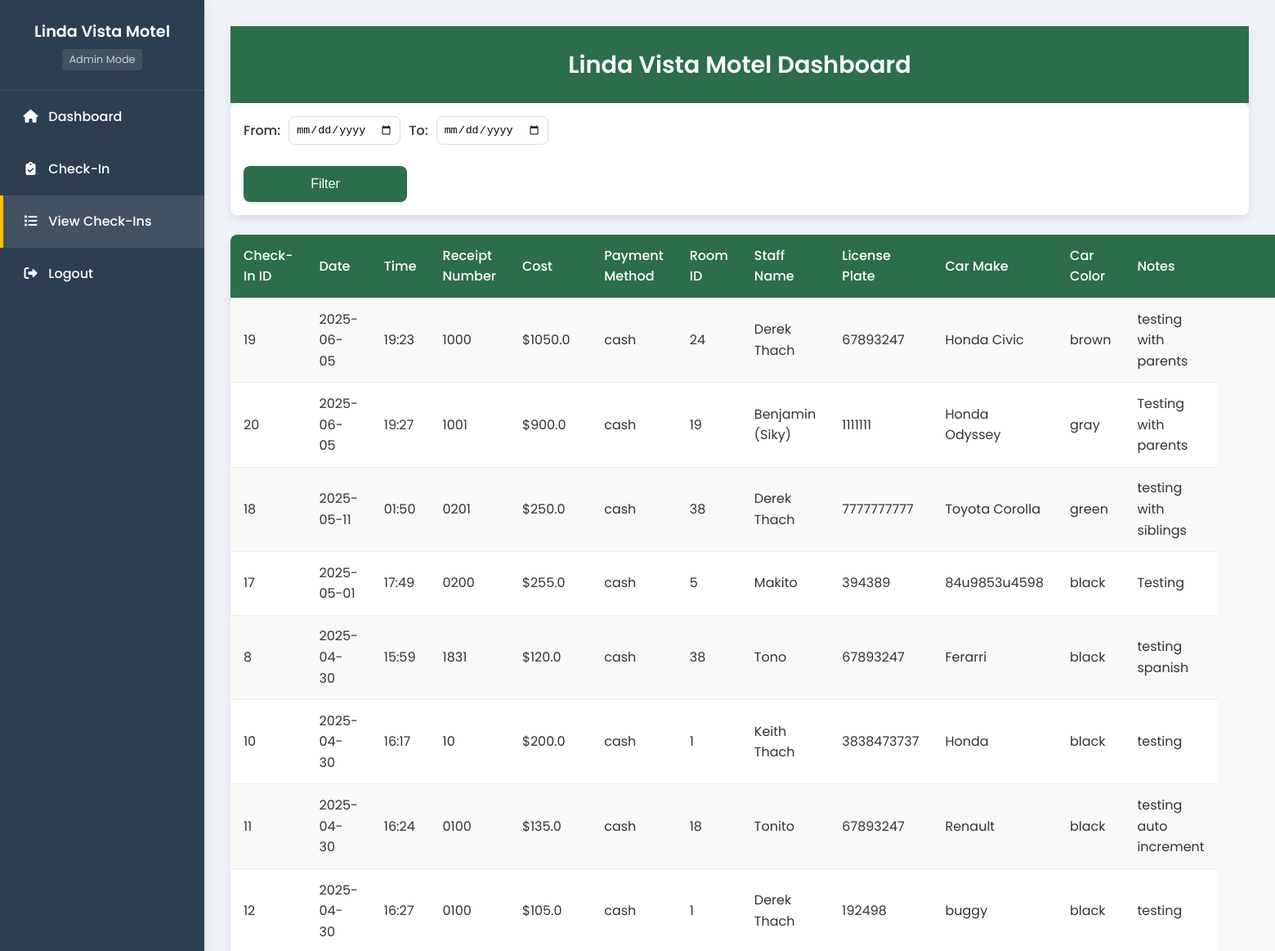
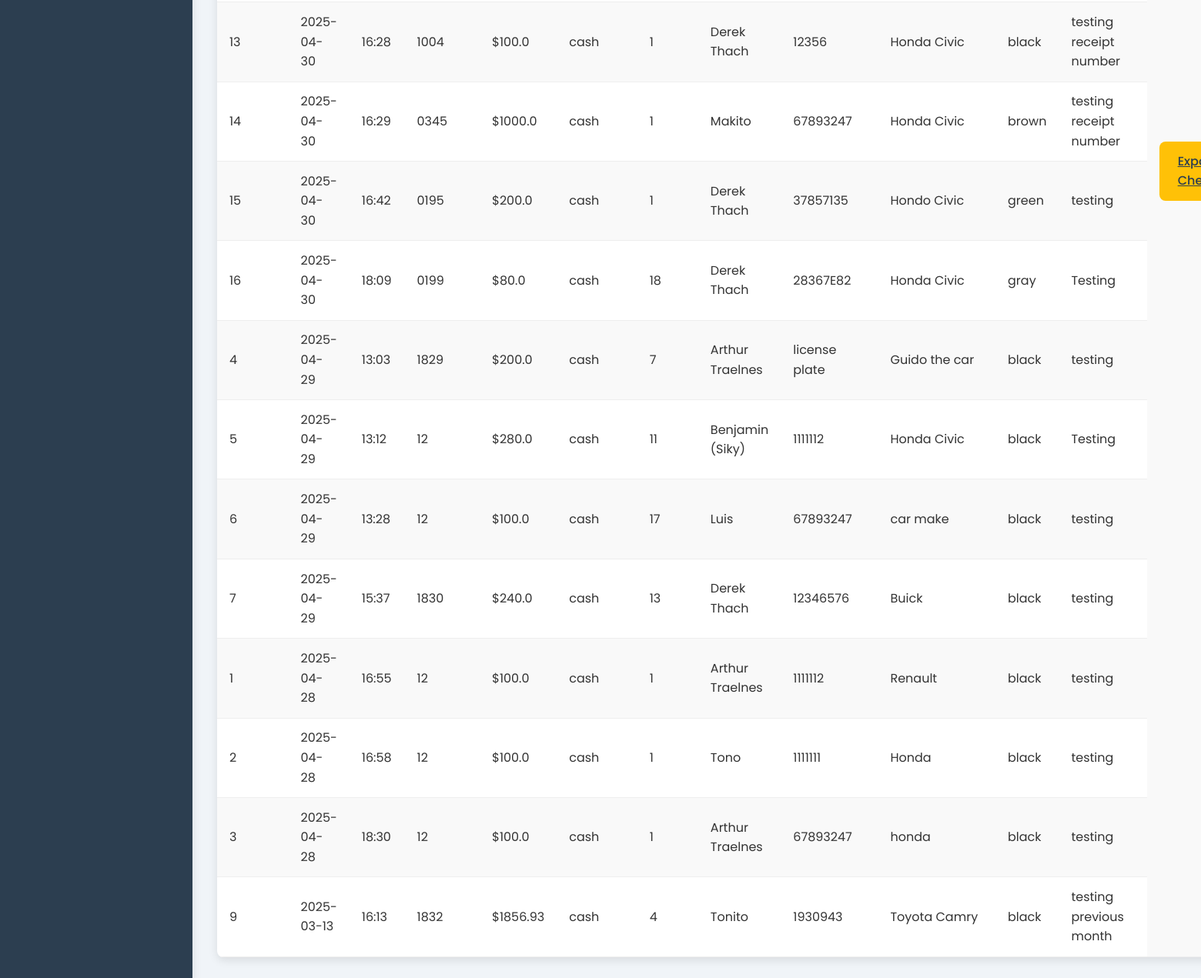
Page /view_checkins (signed in) on the committed database (2 pictures, top to bottom).
### tables this page shows
CREATE TABLE "CheckIns" (
                    checkin_id INTEGER PRIMARY KEY AUTOINCREMENT,
                    receipt_number TEXT,                    
                    date TEXT,
                    time TEXT,
                    room_id INTEGER,
                    cost REAL,
                    payment_method TEXT,
                    staff_name TEXT,
                    car_plate TEXT,
                    car_make TEXT,
                    car_color TEXT,
                    note TEXT,
                    FOREIGN KEY(room_id) REFERENCES Rooms(room_id)
                );

### app.py (the view)
@app.route('/view_checkins')
def view_checkins():
    if not session.get('logged_in', False):
        return redirect(url_for('login'))
    if session.get('role') == 'employee':
        return redirect(url_for('checkin'))
    start_date = request.args.get('start_date', '')
    end_date = request.args.get('end_date', '')
    conn = sqlite3.connect('motel.db')
    c = conn.cursor()
    if start_date and end_date:
        c.execute('SELECT * FROM CheckIns WHERE date BETWEEN ? AND ? ORDER BY date DESC', (start_date, end_date))
    elif start_date:
        c.execute('SELECT * FROM CheckIns WHERE date >= ? ORDER BY date DESC', (start_date,))
    elif end_date:
        c.execute('SELECT * FROM CheckIns WHERE date <= ? ORDER BY date DESC', (end_date,))
    else:
        c.execute('SELECT * FROM CheckIns ORDER BY date DESC')
    checkins = c.fetchall()
    conn.close()
    return render_template('view_checkins.html',
                          checkins=checkins,
                          logged_in=True,
                          role=session.get('role'))

### templates/view_checkins.html (shortened to what this page needs)
<!DOCTYPE html>
<html lang="en">
<head>
    <link rel="stylesheet" href="{{ url_for('static', filename='styles.css') }}">
    <link rel="stylesheet" href="https://cdnjs.cloudflare.com/ajax/libs/font-awesome/6.4.0/css/all.min.css">
</head>
<body>
    <div class="sidebar">
        <div class="sidebar-header">
            <h3>Linda Vista Motel</h3>
            {% if role == 'admin' %}
            <p class="user-role">Admin Mode</p>
            {% elif role == 'employee' %}
            <p class="user-role">Employee Mode</p>
            {% endif %}
        </div>
        <a href="{{ url_for('home') }}"><i class="fas fa-home"></i> Dashboard</a>
        <a href="{{ url_for('checkin') }}"><i class="fas fa-clipboard-check"></i> Check-In</a>
        <a href="{{ url_for('view_checkins') }}" class="active"><i class="fas fa-list"></i> View Check-Ins</a>
        {% if logged_in %}
        <a href="{{ url_for('logout') }}"><i class="fas fa-sign-out-alt"></i> Logout</a>
        {% else %}
        <a href="{{ url_for('login') }}"><i class="fas fa-sign-in-alt"></i> Login</a>
        {% endif %}
    </div>
    <div class="content">
        <header class="header">
            <h1 class="header-title">Linda Vista Motel Dashboard</h1>
        </header>
        <div class="filter-container">
            <form method="GET" action="{{ url_for('view_checkins') }}" class="date-filter-form">
                <div class="filter-section">
                    <label for="start_date">From:</label>
                    <input type="date" id="start_date" name="start_date" value="{{ request.args.get('start_date', '') }}">
                    <label for="end_date">To:</label>
                    <input type="date" id="end_date" name="end_date" value="{{ request.args.get('end_date', '') }}">
                    <button type="submit" class="filter-button">Filter</button>
                </div>
            </form>
        </div>
        <table class="table">
            <tr>
                <th>Check-In ID</th>
                <th>Date</th>
                <th>Time</th>
                <th>Receipt Number</th>
                <th>Cost</th>
                <th>Payment Method</th>
                <th>Room ID</th>
                <th>Staff Name</th>
                <th>License Plate</th>
                <th>Car Make</th>
                <th>Car Color</th>
                <th>Notes</th>
                <th></th>
            </tr>
            {% for checkin in checkins %}
            <tr>
                <td>{{ checkin[0] }}</td>
                <td>{{ checkin[2] }}</td>
                <td>{{ checkin[3] }}</td>
                <td>{{ checkin[1] }}</td>
                <td>${{ checkin[5] }}</td>
                <td>{{ checkin[6] }}</td>
                <td>{{ checkin[4] }}</td>
                <td>{{ checkin[7] }}</td>
                <td>{{ checkin[8] }}</td>
                <td>{{ checkin[9] }}</td>
                <td>{{ checkin[10] }}</td>
                <td>{{ checkin[11] }}</td>
                {% if loop.first %}
                <td rowspan="{{ checkins|length }}">
                    <a href="{{ url_for('export_checkins', start_date=request.args.get('start_date', ''), end_date=request.args.get('end_date', '')) }}" class="export-button">Export Checkins</a>
                </td>
                {% endif %}
            </tr>
            {% endfor %}
        </table>
    </div>
</body>
</html>

### static/styles.css (style rules this page uses)
:root { --primary-color: #2c6e49; --secondary-color: #4c956c; --accent-color: #ffc107; --dark-color: #2c3e50; --light-color: #f9f9f9; --text-color: #333333; --light-text: #ffffff; --border-radius: 8px; --box-shadow: 0 4px 12px rgba(0, 0, 0, 0.1); --transition: all 0.3s ease; }
* { margin: 0; padding: 0; box-sizing: border-box; }
body { font-family: 'Poppins', sans-serif; background-color: #f0f4f8; color: var(--text-color); line-height: 1.6; }
header { background-color: var(--primary-color); color: var(--light-text); padding: 1.5rem; box-shadow: var(--box-shadow); }
.header-title { font-size: 1.8rem; font-weight: 600; text-align: center; }
.sidebar { position: fixed; top: 0; left: 0; width: 250px; height: 100%; background-color: var(--dark-color); box-shadow: var(--box-shadow); z-index: 1000; transition: var(--transition); }
.sidebar a { display: block; color: var(--light-text); padding: 1.2rem 1.5rem; text-decoration: none; font-weight: 500; border-left: 4px solid transparent; transition: var(--transition); }
.sidebar a.active { background-color: rgba(255, 255, 255, 0.1); border-left: 4px solid var(--accent-color); }
.content { margin-left: 250px; padding: 2rem; min-height: 100vh; }
.table { width: 100%; border-collapse: collapse; background-color: white; border-radius: var(--border-radius); overflow: hidden; box-shadow: var(--box-shadow); }
.table th, .table td { padding: 0.8rem 1rem; text-align: left; border-bottom: 1px solid #eee; }
.table th { background-color: var(--primary-color); color: white; font-weight: 500; }
.table tr:nth-child(even) { background-color: #f9f9f9; }
.export-button { background-color: var(--accent-color); color: var(--dark-color); border: none; padding: 0.8rem 1.5rem; border-radius: var(--border-radius); cursor: pointer; font-weight: 500; transition: var(--transition); margin: 1rem 0; display: inline-block; }
.sidebar-header { padding: 1.5rem; color: var(--light-text); border-bottom: 1px solid rgba(255, 255, 255, 0.1); text-align: center; }
.sidebar-header h3 { font-size: 1.2rem; font-weight: 600; margin: 0; }
.user-role { font-size: 0.8rem; color: rgba(255, 255, 255, 0.7); margin-top: 5px; padding: 3px 8px; background-color: rgba(255, 255, 255, 0.1); border-radius: 4px; display: inline-block; }
.sidebar a i { margin-right: 0.5rem; width: 1.2rem; text-align: center; }
.filter-container { background-color: white; border-radius: var(--border-radius); box-shadow: var(--box-shadow); margin-bottom: 1.5rem; padding: 1rem; }
.date-filter-form { display: flex; justify-content: space-between; align-items: center; }
.filter-section { display: flex; align-items: center; flex-wrap: wrap; gap: 10px; }
.filter-section label { font-weight: 500; }
.filter-section input[type="date"] { padding: 0.5rem; border: 1px solid #ddd; border-radius: var(--border-radius); transition: var(--transition); }
.filter-button { background-color: var(--primary-color); color: white; border: none; border-radius: var(--border-radius); padding: 0.5rem 1rem; cursor: pointer; transition: var(--transition); }
.checkin-button, button[type="submit"] { background-color: var(--primary-color); color: white; border: none; border-radius: var(--border-radius); padding: 0.8rem 1.5rem; font-size: 1rem; font-weight: 500; cursor: pointer; transition: all 0.3s ease; box-shadow: 0 2px 4px rgba(0, 0, 0, 0.1); display: inline-block; text-align: center; margin-top: 1rem; width: 100%; max-width: 200px; }

### rows in the picture
CheckIns: checkin_id "19", date "2025-06-05", time "19:23", receipt_number "1000", cost "1050.0", payment_method "cash", room "24", staff_name "Derek Thach", car_plate "67893247", car_make "Honda Civic", car_color "brown", note "testing with parents"
CheckIns: checkin_id "20", date "2025-06-05", time "19:27", receipt_number "1001", cost "900.0", payment_method "cash", room "19", staff_name "Benjamin (Siky)", car_plate "1111111", car_make "Honda Odyssey", car_color "gray", note "Testing with parents"
CheckIns: checkin_id "18", date "2025-05-11", time "01:50", receipt_number "0201", cost "250.0", payment_method "cash", room "38", staff_name "Derek Thach", car_plate "7777777777", car_make "Toyota Corolla", car_color "green", note "testing with siblings"
CheckIns: checkin_id "17", date "2025-05-01", time "17:49", receipt_number "0200", cost "255.0", payment_method "cash", room "5", staff_name "Makito", car_plate "394389", car_make "84u9853u4598", car_color "black", note "Testing"
CheckIns: checkin_id "8", date "2025-04-30", time "15:59", receipt_number "1831", cost "120.0", payment_method "cash", room "38", staff_name "Tono", car_plate "67893247", car_make "Ferarri", car_color "black", note "testing spanish"
CheckIns: checkin_id "10", date "2025-04-30", time "16:17", receipt_number "10", cost "200.0", payment_method "cash", room "1", staff_name "Keith Thach", car_plate "3838473737", car_make "Honda", car_color "black", note "testing"
CheckIns: checkin_id "11", date "2025-04-30", time "16:24", receipt_number "0100", cost "135.0", payment_method "cash", room "18", staff_name "Tonito", car_plate "67893247", car_make "Renault", car_color "black", note "testing auto increment"
CheckIns: checkin_id "12", date "2025-04-30", time "16:27", receipt_number "0100", cost "105.0", payment_method "cash", room "1", staff_name "Derek Thach", car_plate "192498", car_make "buggy", car_color "black", note "testing"
CheckIns: checkin_id "13", date "2025-04-30", time "16:28", receipt_number "1004", cost "100.0", payment_method "cash", room "1", staff_name "Derek Thach", car_plate "12356", car_make "Honda Civic", car_color "black", note "testing receipt number"
CheckIns: checkin_id "14", date "2025-04-30", time "16:29", receipt_number "0345", cost "1000.0", payment_method "cash", room "1", staff_name "Makito", car_plate "67893247", car_make "Honda Civic", car_color "brown", note "testing receipt number"
CheckIns: checkin_id "15", date "2025-04-30", time "16:42", receipt_number "0195", cost "200.0", payment_method "cash", room "1", staff_name "Derek Thach", car_plate "37857135", car_make "Hondo Civic", car_color "green", note "testing"
CheckIns: checkin_id "16", date "2025-04-30", time "18:09", receipt_number "0199", cost "80.0", payment_method "cash", room "18", staff_name "Derek Thach", car_plate "28367E82", car_make "Honda Civic", car_color "gray", note "Testing"
CheckIns: checkin_id "4", date "2025-04-29", time "13:03", receipt_number "1829", cost "200.0", payment_method "cash", room "7", staff_name "Arthur Traelnes", car_plate "license plate", car_make "Guido the car", car_color "black", note "testing"
CheckIns: checkin_id "5", date "2025-04-29", time "13:12", receipt_number "12", cost "280.0", payment_method "cash", room "11", staff_name "Benjamin (Siky)", car_plate "1111112", car_make "Honda Civic", car_color "black", note "Testing"
CheckIns: checkin_id "6", date "2025-04-29", time "13:28", receipt_number "12", cost "100.0", payment_method "cash", room "17", staff_name "Luis", car_plate "67893247", car_make "car make", car_color "black", note "testing"
CheckIns: checkin_id "7", date "2025-04-29", time "15:37", receipt_number "1830", cost "240.0", payment_method "cash", room "13", staff_name "Derek Thach", car_plate "12346576", car_make "Buick", car_color "black", note "testing"
CheckIns: checkin_id "1", date "2025-04-28", time "16:55", receipt_number "12", cost "100.0", payment_method "cash", room "1", staff_name "Arthur Traelnes", car_plate "1111112", car_make "Renault", car_color "black", note "testing"
CheckIns: checkin_id "2", date "2025-04-28", time "16:58", receipt_number "12", cost "100.0", payment_method "cash", room "1", staff_name "Tono", car_plate "1111111", car_make "Honda", car_color "black", note "testing"
CheckIns: checkin_id "3", date "2025-04-28", time "18:30", receipt_number "12", cost "100.0", payment_method "cash", room "1", staff_name "Arthur Traelnes", car_plate "67893247", car_make "honda", car_color "black", note "testing"
CheckIns: checkin_id "9", date "2025-03-13", time "16:13", receipt_number "1832", cost "1856.93", payment_method "cash", room "4", staff_name "Tonito", car_plate "1930943", car_make "Toyota Camry", car_color "black", note "testing previous month"
